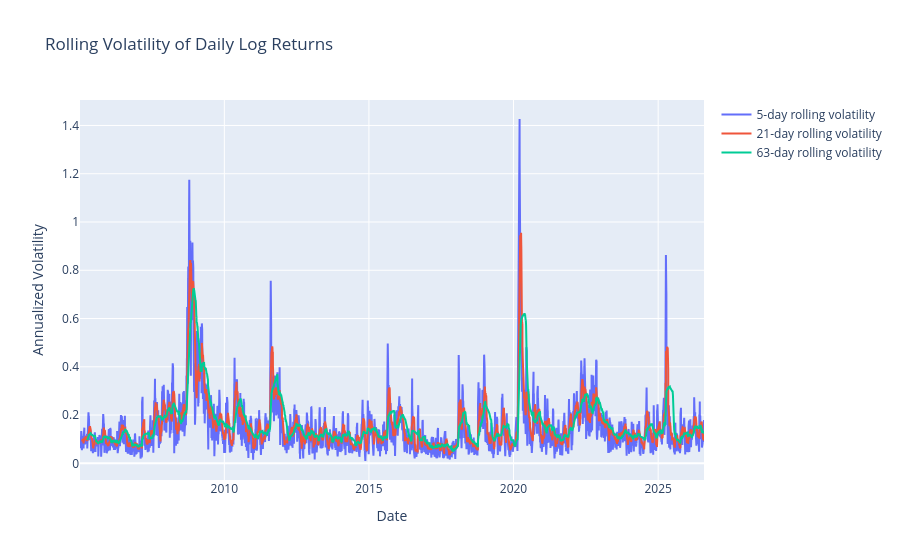

The cell this chart's notebook holds for it:
### Markdown cell above
## 3. Rolling realized volatility

**Rolling volatility estimator.**
$\hat{\sigma}_t = \sqrt{\dfrac{1}{w}\sum_{i=0}^{w-1} r_{t-i}^2} \times \sqrt{252}$,
the annualized root-mean-square of the last $w$ squared returns, which is a
boxcar filter on $r^2$. Note that the sum runs from $i = 0$, so the estimate at
$t$ includes $r_t$.

Three conventions. The window length trades responsiveness against noise: a small
$w$ reacts fast but is jumpy, a large $w$ is smooth but stale, and $w = 21$ is one
trading month. The $\sqrt{252}$ comes from variances adding over uncorrelated
periods, which section 2.2 established, so $\sigma$ scales with the square root of
the horizon. The mean is dropped because the daily mean return is about two orders
of magnitude below daily $\sigma$, so estimating it adds more noise than the
correction removes.

Implemented in [src/garch_lab/volatility.py](../src/garch_lab/volatility.py),
specified by `tests/test_volatility.py`.

On naming: this is a 21-day rolling volatility, not realized volatility. In the
literature RV means intraday sums, which are a far less noisy estimator.

### Code cell
from garch_lab.volatility import rolling_vol

vol_d = [rolling_vol(r, window=window, annualize=True) for window in [5, 21, 63]]

# The three rolling volatilities on the same figure
fig = go.Figure()

for window, vol in zip([5, 21, 63], vol_d):
    fig.add_trace(
        go.Scatter(
            x=vol.index,
            y=vol,
            mode='lines',
            name=f'{window}-day rolling volatility'
        )
    )

fig.update_layout(title="Rolling Volatility of Daily Log Returns",
                   xaxis_title="Date", yaxis_title="Annualized Volatility")

fig.show()

fig.write_image("figures/fig3_rolling_vol.png")

### Figure 1 — Plotly figure (JSON) as saved in the notebook; plotly's stock layout.template omitted (floating-point values rounded to 4 significant figures; data arrays with more than 128 entries replaced by an {"elided": "..."} marker saying what was removed)
{"data": [{"mode": "lines", "name": "5-day rolling volatility", "type": "scatter", "x": {"elided": "5428 str values"}, "y": {"elided": "5428 float values"}}, {"mode": "lines", "name": "21-day rolling volatility", "type": "scatter", "x": {"elided": "5428 str values"}, "y": {"elided": "5428 float values"}}, {"mode": "lines", "name": "63-day rolling volatility", "type": "scatter", "x": {"elided": "5428 str values"}, "y": {"elided": "5428 float values"}}], "layout": {"title": {"text": "Rolling Volatility of Daily Log Returns"}, "xaxis": {"title": {"text": "Date"}}, "yaxis": {"title": {"text": "Annualized Volatility"}}}}
